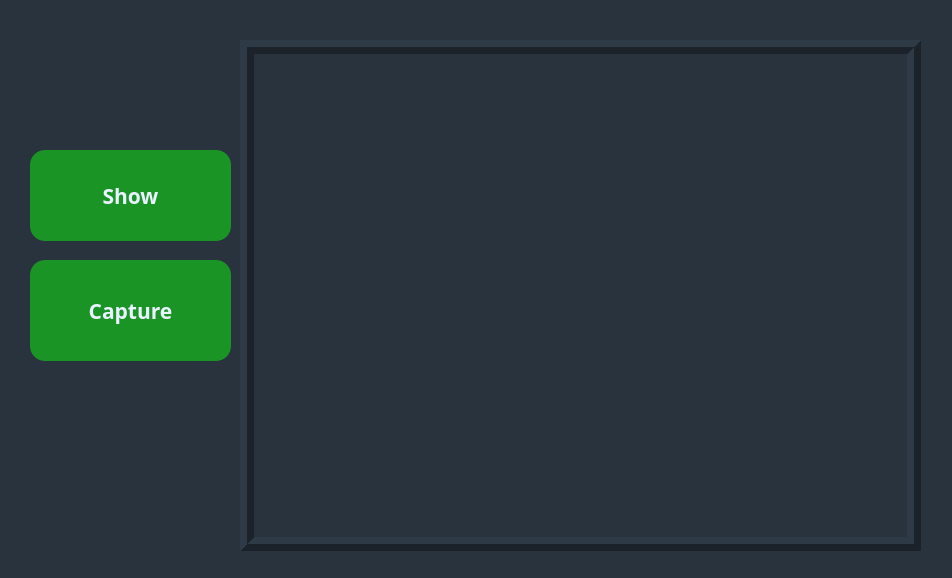
<?xml version="1.0" encoding="UTF-8"?>
<ui version="4.0">
 <class>Dialog</class>
 <widget class="QDialog" name="Dialog">
  <property name="geometry">
   <rect>
    <x>0</x>
    <y>0</y>
    <width>952</width>
    <height>578</height>
   </rect>
  </property>
  <property name="windowTitle">
   <string>Dialog</string>
  </property>
  <property name="styleSheet">
   <string notr="true">background-color: rgb(40, 51, 62);</string>
  </property>
  <widget class="QPushButton" name="showBtn">
   <property name="geometry">
    <rect>
     <x>30</x>
     <y>150</y>
     <width>201</width>
     <height>91</height>
    </rect>
   </property>
   <property name="font">
    <font>
     <family>Microsoft YaHei</family>
     <pointsize>16</pointsize>
     <weight>75</weight>
     <bold>true</bold>
    </font>
   </property>
   <property name="styleSheet">
    <string notr="true">color: rgb(234, 242, 255);
alternate-background-color: rgb(38, 170, 65);
background-color: rgb(16, 170, 60);
background-color: rgb(26, 149, 37);
border-color: rgb(234, 242, 255);
border-radius:15px</string>
   </property>
   <property name="text">
    <string>Show</string>
   </property>
  </widget>
  <widget class="QPushButton" name="CaptureBtn">
   <property name="geometry">
    <rect>
     <x>30</x>
     <y>260</y>
     <width>201</width>
     <height>101</height>
    </rect>
   </property>
   <property name="font">
    <font>
     <family>Microsoft YaHei</family>
     <pointsize>16</pointsize>
     <weight>75</weight>
     <bold>true</bold>
    </font>
   </property>
   <property name="styleSheet">
    <string notr="true">color: rgb(234, 242, 255);
alternate-background-color: rgb(38, 170, 65);
background-color: rgb(16, 170, 60);
background-color: rgb(26, 149, 37);
border-color: rgb(234, 242, 255);
border-radius:15px</string>
   </property>
   <property name="text">
    <string>Capture</string>
   </property>
  </widget>
  <widget class="QLabel" name="label">
   <property name="geometry">
    <rect>
     <x>240</x>
     <y>40</y>
     <width>681</width>
     <height>511</height>
    </rect>
   </property>
   <property name="styleSheet">
    <string notr="true">border-color: rgb(194, 217, 193);</string>
   </property>
   <property name="frameShape">
    <enum>QFrame::Box</enum>
   </property>
   <property name="frameShadow">
    <enum>QFrame::Raised</enum>
   </property>
   <property name="lineWidth">
    <number>7</number>
   </property>
   <property name="text">
    <string/>
   </property>
  </widget>
 </widget>
 <resources/>
 <connections/>
</ui>
